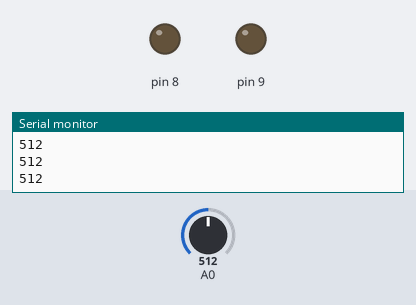
Bench run of a sketch on a simulated Arduino Uno, built with avr-gcc and run on an emulated ATmega328P. On the bench: output pins drawn as LEDs (lit = HIGH), the last lines printed to the serial monitor. The inputs (shaded band) are chosen by the test bench; at power-on: A0 = 512.

Above: at 1.3 s.
1.4 s: A0 set to 638
2.9 s: A0 set to 658
At 3.6 s:
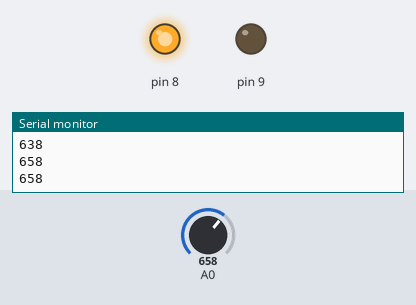
4.5 s: A0 set to 510
6.0 s: A0 set to 483
At 7.1 s:
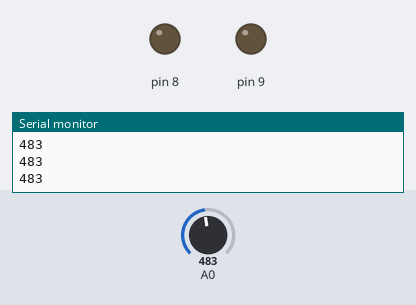
7.5 s: A0 set to 660
At 8.3 s:
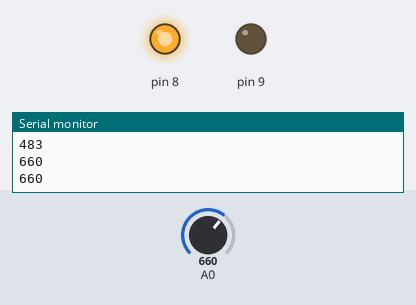
Timing chart, 0 to 10.0 s (numbered marks = the images above; inputs shaded):
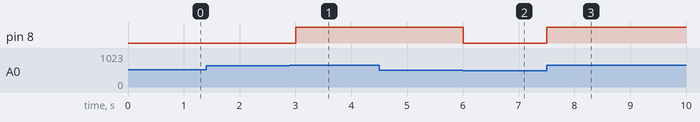

The sketch:

soil_moisture_irrigation.ino
```cpp
void setup() {
  pinMode(8, OUTPUT);
  pinMode(9, OUTPUT);

  digitalWrite(8, LOW);
  digitalWrite(9, LOW);

  Serial.begin(9600);
}

void loop() {
  int moisture = analogRead(A0);
  Serial.println(moisture);

  if (moisture >= 650) {
    digitalWrite(8, HIGH);
    digitalWrite(9, LOW);
  }

  if (moisture <= 500) {
    digitalWrite(8, LOW);
    digitalWrite(9, LOW);
  }

  delay(500);
}
```

Measured:
- the behaviour switches between 649 and 650 on A0 (found by bisection; images 0 and 1)
- the behaviour switches between 501 and 500 on A0 (found by bisection; images 1 and 2)
- after the input at 2.9 s, pin 8: LOW → HIGH after 0.10 s
- after the input at 6.0 s, pin 8: HIGH → LOW at once
- after the input at 7.5 s, pin 8: LOW → HIGH at once
